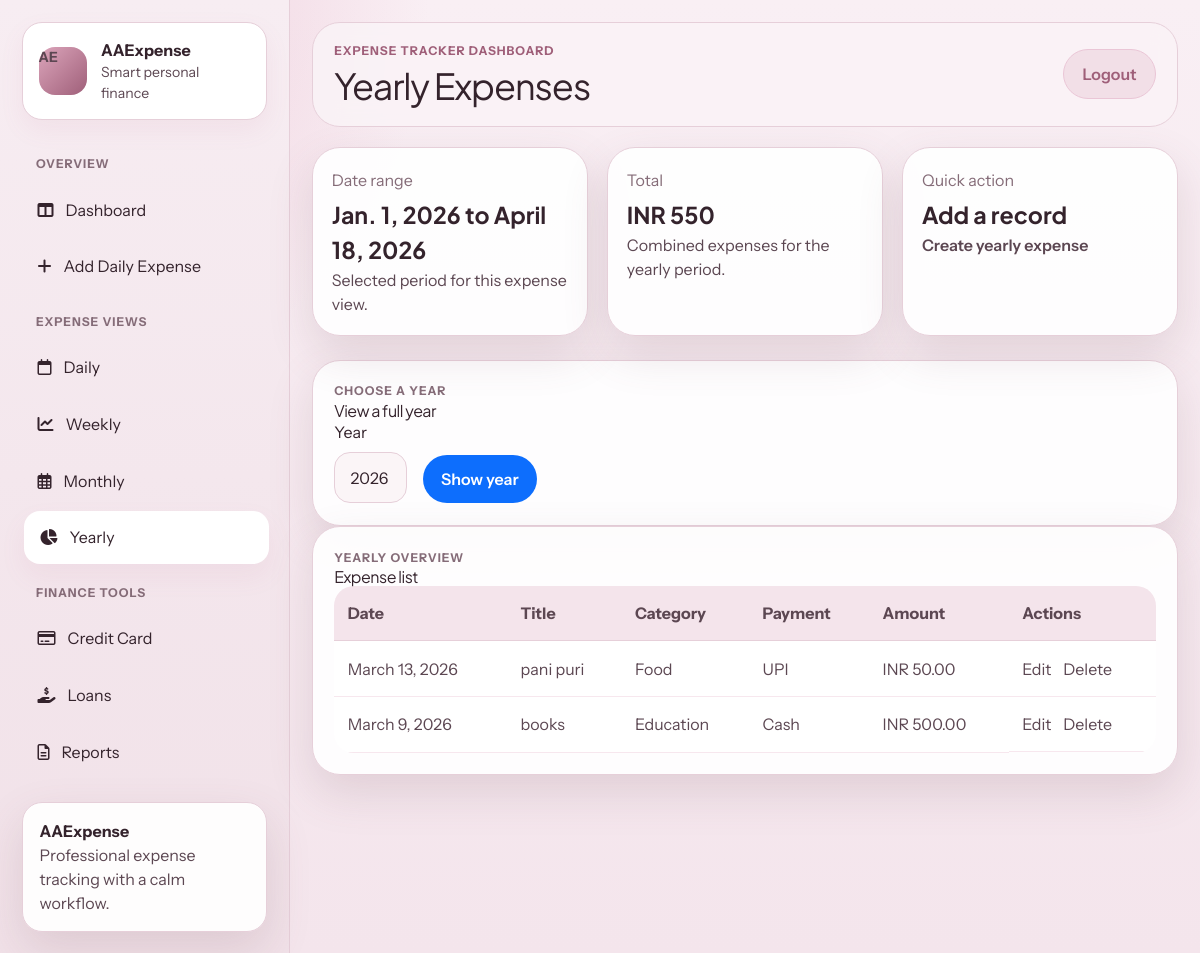
The app's page /expenses/yearly/ (signed in) with its own data.
### expense/models.py (models this page shows, shortened)
class Expense(models.Model):
    PAYMENT_CASH = "cash"
    PAYMENT_UPI = "upi"
    PAYMENT_CREDIT_CARD = "credit_card"
    PAYMENT_CREDIT_CARD_BILL = "credit_card_bill"
    PAYMENT_CHOICES = [
        (PAYMENT_CASH, "Cash"),
        (PAYMENT_UPI, "UPI"),
        (PAYMENT_CREDIT_CARD, "Credit Card"),
        (PAYMENT_CREDIT_CARD_BILL, "Credit Card Bill Payment"),
    ]
    PAYMENT_CHOICES_DICT = dict(PAYMENT_CHOICES)
    CATEGORY_ENTERTAINMENT = "entertainment"
    CATEGORY_GROCERY = "grocery"
    CATEGORY_FOOD = "food"
    CATEGORY_STATIONERY = "stationery"
    CATEGORY_TRANSPORT = "transport"
    CATEGORY_HEALTH = "health"
    CATEGORY_RENT = "rent"
    CATEGORY_EDUCATION = "education"
    CATEGORY_BILLS = "bills"
    CATEGORY_SHOPPING = "shopping"
    CATEGORY_OTHERS = "others"
    CATEGORY_CHOICES = [
        (CATEGORY_ENTERTAINMENT, "Entertainment"),
        (CATEGORY_GROCERY, "Grocery"),
        (CATEGORY_FOOD, "Food"),
        (CATEGORY_STATIONERY, "Stationery"),
        (CATEGORY_TRANSPORT, "Transport"),
        (CATEGORY_HEALTH, "Health"),
        (CATEGORY_RENT, "Rent"),
        (CATEGORY_EDUCATION, "Education"),
        (CATEGORY_BILLS, "Bills"),
        (CATEGORY_SHOPPING, "Shopping"),
        (CATEGORY_OTHERS, "Others"),
    ]
    CATEGORY_CHOICES_DICT = dict(CATEGORY_CHOICES)
    user = models.ForeignKey(settings.AUTH_USER_MODEL, on_delete=models.CASCADE, related_name="expenses")
    title = models.CharField(max_length=120)
    category = models.CharField(max_length=80, choices=CATEGORY_CHOICES, default=CATEGORY_OTHERS)
    amount = models.DecimalField(max_digits=12, decimal_places=2)
    expense_date = models.DateField(default=timezone.localdate)
    payment_method = models.CharField(max_length=20, choices=PAYMENT_CHOICES, default=PAYMENT_UPI)
    notes = models.TextField(blank=True)
    created_at = models.DateTimeField(auto_now_add=True)
    updated_at = models.DateTimeField(auto_now=True)
    class Meta:
        ordering = ["-expense_date", "-created_at"]

### expense/views.py (the view, shortened to what this page needs)
# urls.py: path("expenses/<str:period>/", views.expense_period_list, name="expense_period_list"),
@login_required
def expense_period_list(request, period):
    start, end = _period_bounds(period)
    if start is None:
        return HttpResponseForbidden("Invalid period.")
    period_label = period.capitalize()
    current_date = timezone.localdate()
    current_year = current_date.year
    year_options = list(range(2020, current_year + 2))
    month_options = [(i, calendar.month_name[i]) for i in range(1, 13)]
    week_options = []
    selected_year = start.year
    selected_month = start.month
    selected_week = 1
    selected_day = start
    if period == "daily":
        date_str = request.GET.get("date")
        if date_str:
            try:
                selected_day = date.fromisoformat(date_str)
                start = end = selected_day
                period_label = selected_day.strftime("%d %B %Y")
            except ValueError:
                return HttpResponseForbidden("Invalid date selection.")
    elif period == "yearly":
        year_str = request.GET.get("year")
    expenses = Expense.objects.filter(user=request.user, expense_date__range=(start, end))
    total = expenses.aggregate(total=Sum("amount"))["total"] or Decimal("0.00")
    month_weeks = _month_weeks(selected_year, selected_month)
    week_options = list(range(1, len(month_weeks) + 1))
    week_navigation = _get_week_navigation(selected_year, selected_month, selected_week)
    return render(
        request,
        "expense/expense_period_list.html",
        {
            "expenses": expenses,
            "period": period,
            "period_label": period_label,
            "total": total,
            "start": start,
            "end": end,
            "year_options": year_options,
            "month_options": month_options,
            "week_options": week_options,
            "selected_year": selected_year,
            "selected_month": selected_month,
            "selected_week": selected_week,
            "selected_day": selected_day,
            "month_weeks": month_weeks,
            "week_navigation": week_navigation,
        },
    )

### expense/views.py (called while the page is built, shortened)
def _period_bounds(period):
    today = timezone.localdate()
    if period == "daily":
        return today, today
    if period == "weekly":
        start = today - timedelta(days=today.weekday())
        return start, today
    if period == "monthly":
        start = today.replace(day=1)
        return start, today
    if period == "yearly":
        start = today.replace(month=1, day=1)
        return start, today
    return None, None

def _month_weeks(year, month):
    from calendar import monthrange
    first_day = date(year, month, 1)
    last_day = date(year, month, monthrange(year, month)[1])
    weeks = []
    week_num = 1
    current = first_day
    first_weekday = current.weekday()  # 0=Monday, 6=Sunday
    days_to_sunday = (6 - first_weekday) % 7  # Days until next Sunday
    week_end = min(current + timedelta(days=days_to_sunday), last_day)
    weeks.append((week_num, current, week_end))
    week_num += 1
    current = week_end + timedelta(days=1)
    while current <= last_day:
        week_end = min(current + timedelta(days=6), last_day)
        weeks.append((week_num, current, week_end))
        week_num += 1
        current = week_end + timedelta(days=1)
    return weeks

def _get_week_navigation(year, month, selected_week):
    weeks = _month_weeks(year, month)
    total_weeks = len(weeks)
    if selected_week > 1:
        prev_week = selected_week - 1
        prev_month = month
        prev_year = year
    else:
        prev_month = month - 1
        prev_year = year
        if prev_month < 1:
            prev_month = 12
            prev_year = year - 1
        prev_weeks = _month_weeks(prev_year, prev_month)
        prev_week = len(prev_weeks)
    if selected_week < total_weeks:
        next_week = selected_week + 1
        next_month = month
        next_year = year
    return {
        "prev": {"year": prev_year, "month": prev_month, "week": prev_week},
        "next": {"year": next_year, "month": next_month, "week": next_week},
    }

### templates/expense/expense_period_list.html (shortened to what this page needs)
{% extends 'expense/base.html' %}
{% load custom_filters %}
{% block page_heading %}{{ period_label }} Expenses{% endblock %}
{% block content %}
<section class="summary-grid summary-grid--compact">
    <article class="summary-card">
        <span>Date range</span>
        <strong>{{ start }} to {{ end }}</strong>
        <p>Selected period for this expense view.</p>
    </article>
    <article class="summary-card">
        <span>Total</span>
        <strong>INR {{ total }}</strong>
        <p>Combined expenses for the {{ period }} period.</p>
    </article>
    <article class="summary-card">
        <span>Quick action</span>
        <strong>Add a record</strong>
        <p><a class="text-link" href="{% url 'expense_create_period' period %}">Create {{ period }} expense</a></p>
    </article>
</section>
{% if period == 'daily' %}
<section class="content-card mt-4">
    <div class="section-heading">
        <div>
            <p class="eyebrow-text">Choose a day</p>
            <h3>View a single day</h3>
        </div>
    </div>
    <form method="get" class="row g-3 align-items-end">
        <div class="col-auto">
            <label for="date" class="form-label">Date</label>
            <input type="date" id="date" name="date" class="form-control" value="{{ selected_day }}">
        </div>
        <div class="col-auto">
            <button type="submit" class="btn btn-primary">Show day</button>
        </div>
    </form>
</section>
{% elif period == 'yearly' %}
<section class="content-card mt-4">
    <div class="section-heading">
        <div>
            <p class="eyebrow-text">Choose a year</p>
            <h3>View a full year</h3>
        </div>
    </div>
    <form method="get" class="row g-3 align-items-end">
        <div class="col-auto">
            <label for="year" class="form-label">Year</label>
            <select name="year" id="year" class="form-select">
                {% for y in year_options %}
                    <option value="{{ y }}" {% if y == selected_year %}selected{% endif %}>{{ y }}</option>
                {% endfor %}
            </select>
        </div>
        <div class="col-auto">
            <button type="submit" class="btn btn-primary">Show year</button>
        </div>
    </form>
</section>
{% endif %}
<section class="content-card">
    <div class="section-heading">
        <div>
            <p class="eyebrow-text">{{ period_label }} overview</p>
            <h3>Expense list</h3>
        </div>
    </div>
    <div class="table-responsive">
        <table class="table align-middle app-table mb-0">
            <thead>
                <tr>
                    <th>Date</th>
                    <th>Title</th>
                    <th>Category</th>
                    <th>Payment</th>
                    <th>Amount</th>
                    <th>Actions</th>
                </tr>
            </thead>
            <tbody>
                {% for expense in expenses %}
                    <tr>
                        <td>{{ expense.expense_date }}</td>
                        <td>{{ expense.title }}</td>
                        <td>{{ expense.get_category_display }}</td>
                        <td>{{ expense.get_payment_method_display }}</td>
                        <td>INR {{ expense.amount }}</td>
                        <td class="table-actions">
                            <a href="{% url 'expense_update' expense.pk %}">Edit</a>
                            <a href="{% url 'expense_delete' expense.pk %}">Delete</a>
                        </td>
                    </tr>
                {% empty %}
                    <tr>
                        <td colspan="6" class="text-center py-4">No expenses in this period.</td>
                    </tr>
                {% endfor %}
            </tbody>
        </table>
    </div>
</section>
{% endblock %}

### static/expense/style.css (style rules this page uses)
:root { --rose-50: #fdf4f8; --rose-100: #f8e6ee; --rose-150: #f3d9e5; --rose-200: #eac6d6; --rose-300: #dca5bb; --rose-400: #bf7d99; --rose-500: #9f5f79; --ink-900: #34232c; --ink-700: #5c4752; --ink-500: #856c78; --line: #e6cfd9; --white: #ffffff; --shadow: 0 18px 45px rgba(120, 78, 95, 0.16); --radius-lg: 28px; --radius-md: 20px; --radius-sm: 14px; }
* { box-sizing: border-box; }
body { margin: 0; font-family: "Instrument Sans", sans-serif; color: var(--ink-900); background: radial-gradient(circle at top left, rgba(232, 182, 202, 0.75), transparent 28%), linear-gradient(180deg, #f9eff4 0%, #f4e5ec 100%); }
a { color: var(--rose-500); text-decoration: none; }
.auth-copy-panel, .auth-form-card, .content-card, .hero-panel, .summary-card, .sidebar-footer-note { background: rgba(255, 255, 255, 0.92); border: 1px solid var(--line); border-radius: var(--radius-lg); box-shadow: var(--shadow); }
.auth-copy-panel h1, .section-heading h3, .page-title, .hero-panel__copy h2 { margin: 0; font-family: "Plus Jakarta Sans", sans-serif; letter-spacing: -0.03em; }
.auth-copy-panel p, .auth-switch-copy, .empty-copy, .hero-panel__copy p, .summary-card p, .mini-stat-card span, .sidebar-footer-note span, .info-pill span, .timeline-row span, .table th, .table td, .form-help { color: var(--ink-700); }
.chip-label, .eyebrow-text, .sidebar-section-title { text-transform: uppercase; letter-spacing: 0.08em; font-size: 0.76rem; font-weight: 700; }
.brand-lockup strong, .brand-lockup span, .sidebar-footer-note strong, .summary-card strong, .mini-stat-card strong, .info-pill strong, .timeline-row strong, .timeline-row em, .dashboard-chart__value { display: block; }
.eyebrow-text { color: var(--rose-500); }
.dashboard-grid, .summary-grid, .split-grid, .form-grid { display: grid; gap: 1.15rem; }
.mini-stat-card strong, .summary-card strong { margin-top: 0.4rem; font-size: 1.45rem; font-family: "Plus Jakarta Sans", sans-serif; }
.summary-grid { grid-template-columns: repeat(4, minmax(0, 1fr)); }
.summary-grid--compact { grid-template-columns: repeat(3, minmax(0, 1fr)); }
.summary-card { padding: 1.2rem; }
.summary-card span, .section-heading p { color: var(--ink-500); }
.chart-stage, .content-card { padding: 1.35rem; }
.section-heading { display: flex; justify-content: space-between; align-items: flex-start; gap: 1rem; }
.table-responsive { border-radius: var(--radius-md); }
.app-table thead th { background: #f4e4eb; color: var(--ink-700); font-weight: 700; border-bottom-color: var(--line); }
.app-table td, .app-table th { padding: 0.95rem 0.85rem; border-color: #f7e7ee; }
.table-actions { display: flex; gap: 0.75rem; flex-wrap: wrap; }
.form-control, .form-select { min-height: 50px; border-radius: 16px; border: 1px solid var(--line); background: #fbf5f7; padding: 0.8rem 0.95rem; color: var(--ink-900); box-shadow: none; }
.btn { border-radius: 999px; font-weight: 600; padding: 0.75rem 1.15rem; border: 0; }
.text-link { font-weight: 600; }

### records on screen
Expense: expense_date "March 13, 2026", title "pani puri", category "Food", payment_method "UPI", amount "50.00"
Expense: expense_date "March 9, 2026", title "books", category "Education", payment_method "Cash", amount "500.00"

### other values on screen
{{ dashboard_timestamp|default:"AAExpense" }} "AAExpense"
{{ period_label }} "Yearly"
{{ start }} "Jan. 1, 2026"
{{ end }} "April 18, 2026"
{{ total }} "550"
{{ period }} "yearly"
{{ period_label }} "YEARLY"
form field year "2026"
